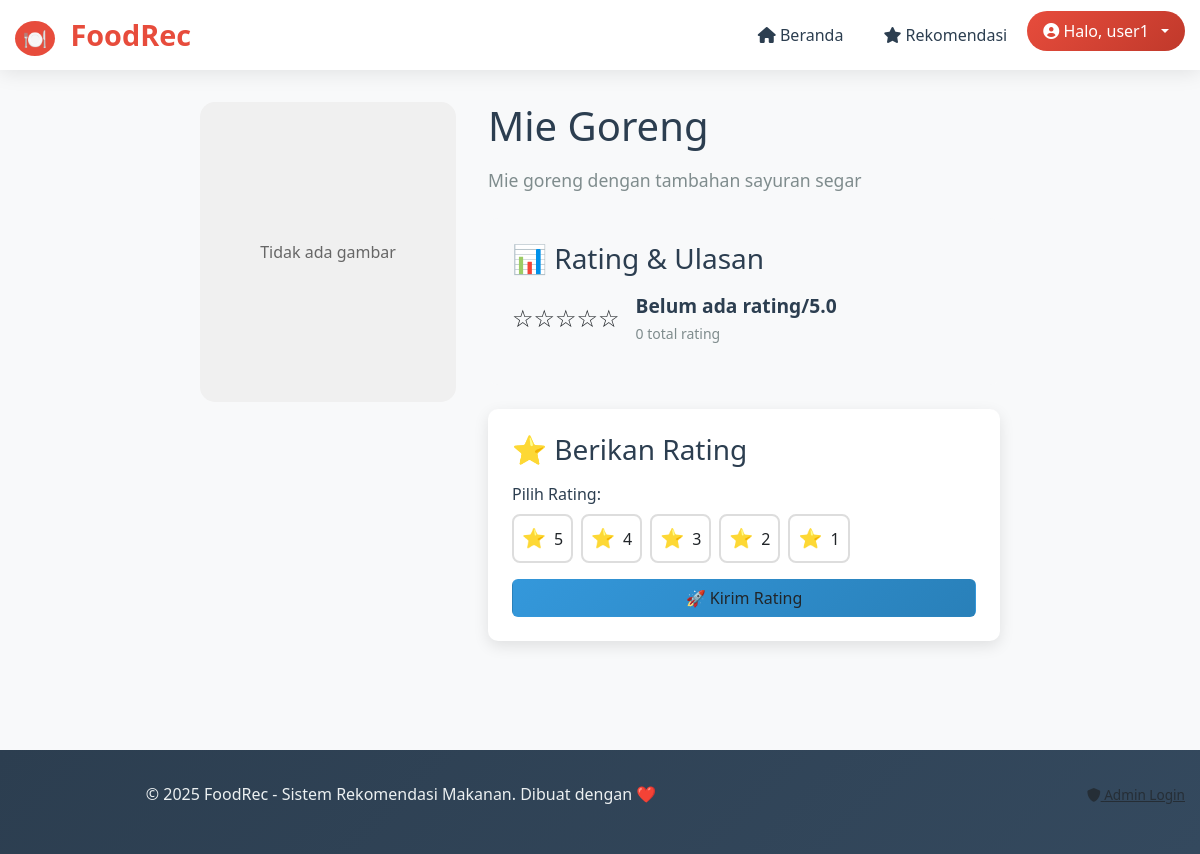
/pages/product.php?id=4 (signed in), run on the app's committed database.
### tables this page shows
CREATE TABLE IF NOT EXISTS products (
    id INT AUTO_INCREMENT PRIMARY KEY,
    name VARCHAR(255) NOT NULL,
    category_id INT NOT NULL,
    price DECIMAL(10, 2) NOT NULL,
    description TEXT,
    image VARCHAR(255),
    FOREIGN KEY (category_id) REFERENCES categories(id)
);

### pages/product.php (the view, shortened to what this page needs)
<?php
include '../layouts/header.php';
require '../config/db.php';
$id = intval($_GET['id']);
try {
    $stmt = $pdo->prepare("SELECT p.*, COALESCE(AVG(r.rating), 0) as avg_rating, COUNT(r.id) as total_ratings
                          FROM products p
                          LEFT JOIN ratings r ON p.id = r.product_id
                          WHERE p.id = ?
                          GROUP BY p.id");
    $stmt->execute([$id]);
    $product = $stmt->fetch();
    $userRating = null;
    if (isset($_SESSION['user_id'])) {
        $userRatingStmt = $pdo->prepare("SELECT rating FROM ratings WHERE user_id = ? AND product_id = ?");
        $userRatingStmt->execute([$_SESSION['user_id'], $id]);
        $userRating = $userRatingStmt->fetch();
    }
} catch (Exception $e) {
    echo "<div class='message error'>Terjadi kesalahan: " . htmlspecialchars($e->getMessage()) . "</div>";
    include '../layouts/footer.php';
    exit;
}
$rating_display = $product['avg_rating'] > 0 ? number_format($product['avg_rating'], 1) : 'Belum ada rating';
$stars = '';
for ($i = 1; $i <= 5; $i++) {
    $stars .= ($i <= round($product['avg_rating'])) ? '⭐' : '☆';
}
?>
<div style="max-width: 800px; margin: 0 auto;">
    <div style="display: grid; grid-template-columns: 1fr 2fr; gap: 2rem; margin-bottom: 2rem;" class="product-detail">
        <div>
            <?php if (!empty($product['image']) && file_exists("../assets/img/{$product['image']}")): ?>
                <img src="../assets/img/<?= htmlspecialchars($product['image']) ?>"
                     alt="<?= htmlspecialchars($product['name']) ?>"
                     style="width: 100%; border-radius: 15px; box-shadow: 0 5px 15px rgba(0,0,0,0.1);">
            <?php else: ?>
                <div style="width: 100%; height: 300px; background: #f0f0f0; border-radius: 15px; display: flex; align-items: center; justify-content: center; color: #666;">
                    Tidak ada gambar
                </div>
            <?php endif; ?>
        </div>
        <div>
            <h1 style="color: #2c3e50; margin-bottom: 1rem;"><?= htmlspecialchars($product['name']) ?></h1>
            <p style="color: #7f8c8d; line-height: 1.6; margin-bottom: 1.5rem; font-size: 1.1rem;">
                <?= htmlspecialchars($product['description']) ?>
            </p>
            <div style="background: #f8f9fa; padding: 1.5rem; border-radius: 10px; margin-bottom: 1.5rem;">
                <h3 style="margin-bottom: 1rem; color: #2c3e50;">📊 Rating & Ulasan</h3>
                <div style="display: flex; align-items: center; gap: 1rem; margin-bottom: 1rem;">
                    <div style="font-size: 1.5rem;"><?= $stars ?></div>
                    <div>
                        <strong style="font-size: 1.2rem; color: #2c3e50;"><?= $rating_display ?>/5.0</strong>
                        <br>
                        <small style="color: #7f8c8d;"><?= $product['total_ratings'] ?> total rating</small>
                    </div>
                </div>
            </div>
            <?php if (isset($_SESSION['user_id'])): ?>
                <div style="background: #fff; padding: 1.5rem; border-radius: 10px; box-shadow: 0 5px 15px rgba(0,0,0,0.1);">
                    <h3 style="margin-bottom: 1rem; color: #2c3e50;">
                        <?= $userRating ? '✏️ Ubah Rating Anda' : '⭐ Berikan Rating' ?>
                    </h3>
                    <form method="POST" action="../process/rating_process.php" id="ratingForm">
                        <div style="margin-bottom: 1rem;">
                            <label style="display: block; margin-bottom: 0.5rem; font-weight: 500; color: #2c3e50;">
                                Pilih Rating:
                            </label>
                            <div class="rating-select" style="display: flex; gap: 0.5rem;">
                                <?php for ($i = 5; $i >= 1; $i--): ?>
                                    <label style="cursor: pointer; padding: 0.5rem; border: 2px solid #ddd; border-radius: 8px; transition: all 0.3s ease; display: flex; align-items: center; gap: 0.5rem;">
                                        <span style="font-size: 1.2rem;">⭐</span>
                                        <span><?= $i ?></span>
                                    </label>
                                <?php endfor; ?>
                            </div>
                        </div>
                        <button type="submit" class="btn">
                            <?= $userRating ? '🔄 Update Rating' : '🚀 Kirim Rating' ?>
                        </button>
                    </form>
                </div>
            <?php else: ?>
                <div class="message info">
                    <p>🔐 <a href="login.php" style="color: #3498db;">Login</a> untuk memberikan rating pada makanan ini</p>
                </div>
            <?php endif; ?>
        </div>
    </div>
</div>
<?php include '../layouts/footer.php'; ?>

### assets/css/style.css (style rules this page uses)
* { margin: 0; padding: 0; box-sizing: border-box; }
body { font-family: "Georgia", "Times New Roman", serif; background: linear-gradient(135deg, #f5f7fa 0%, #c3cfe2 100%); min-height: 100vh; line-height: 1.6; color: #333; }
.btn { width: 100%; padding: 0.75rem; background: linear-gradient(135deg, #3498db 0%, #2980b9 100%); color: white; border: none; border-radius: 8px; font-size: 1rem; font-weight: 500; cursor: pointer; transition: all 0.3s ease; }
* { transition: all 0.3s ease; }

### layouts/header.php (style rules this page uses)
body { font-family: 'Segoe UI', Tahoma, Geneva, Verdana, sans-serif; background: #f8f9fa; min-height: 100vh; margin: 0; padding: 0; }

### data on the page
products: name "Mie Goreng", description "Mie goreng dengan tambahan sayuran segar"

### other printed values
$_SESSION['user_name'] "user1"
$stars "☆☆☆☆☆"
$rating_display "Belum ada rating"
$product['total_ratings'] "0"
